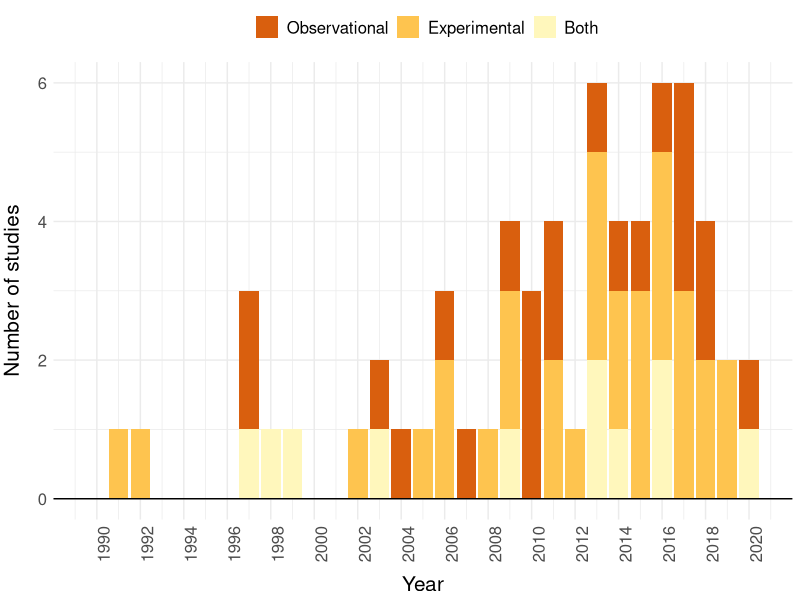

Recreate this plot in R.
## ---- chunk 1
knitr::opts_chunk$set(echo = TRUE)

require(tidyverse) # data manipulation
require(here) # for relative paths
require(RColorBrewer) # for colors
## ---- chunk 2
# bring in the data
time <- read_csv(here("data", "Corallivore_year_exptype.csv"))

time_sum <- time %>% 
  group_by(Year, Exp_type) %>% 
  summarize(Publications = n()) # get the count of publications per year

# duration of the graph we want
min_yr <- 1990
max_yr <- 2020

# create a dataframe of all possible values to join
all_years <- data.frame(Year = c(seq(min_yr, max_yr, by = 1),
                                seq(min_yr, max_yr, by = 1),
                                seq(min_yr, max_yr, by = 1)),
                        Exp_type = c(rep("Experimental", times = max_yr-min_yr+1),
                                     rep("Observational", times = max_yr-min_yr+1),
                                     rep("Both", times = max_yr-min_yr+1))) # create a df to join so that every year is accounted for (=0 if there are no publications)

time_full <- all_years %>% 
  full_join(time_sum, by = c("Year", "Exp_type")) %>% # join the two dataframes so there's a line for every year
  mutate(Publications = replace_na(Publications, 0)) # replace the NA's for 0 in the years where nothing was published

  
## ---- chunk 3

time_full %>% 
  ggplot(aes(x = Year, y = Publications, fill = fct_reorder(Exp_type, desc(Exp_type)))) + # fct_reorder() so both is the last in the legend (makes the most sense)
  geom_bar(stat = "identity") +
  ylab("Number of studies") +
  geom_hline(yintercept = 0) + # create an x-axis that is distinct
  theme_minimal()  +
  scale_fill_manual(name = "", # no legend title 
                    values = rev(brewer.pal(n = 3, name = "YlOrBr"))) +
  scale_x_continuous(breaks = seq(1990, 2020, by = 2)) + # create a higher resolution on the x-axis
  theme(text = element_text(size = 15), legend.position = "top",
        axis.text.x = element_text(angle = 90, hjust = 1), # rotate axis labels
        axis.title.x = element_text(vjust = -1), # add padding fo titles (also need to adjust the margins)
        axis.title.y = element_text(vjust = 3),
        plot.margin = unit(c(5.5, 5.5, 10, 10), "points")) 
